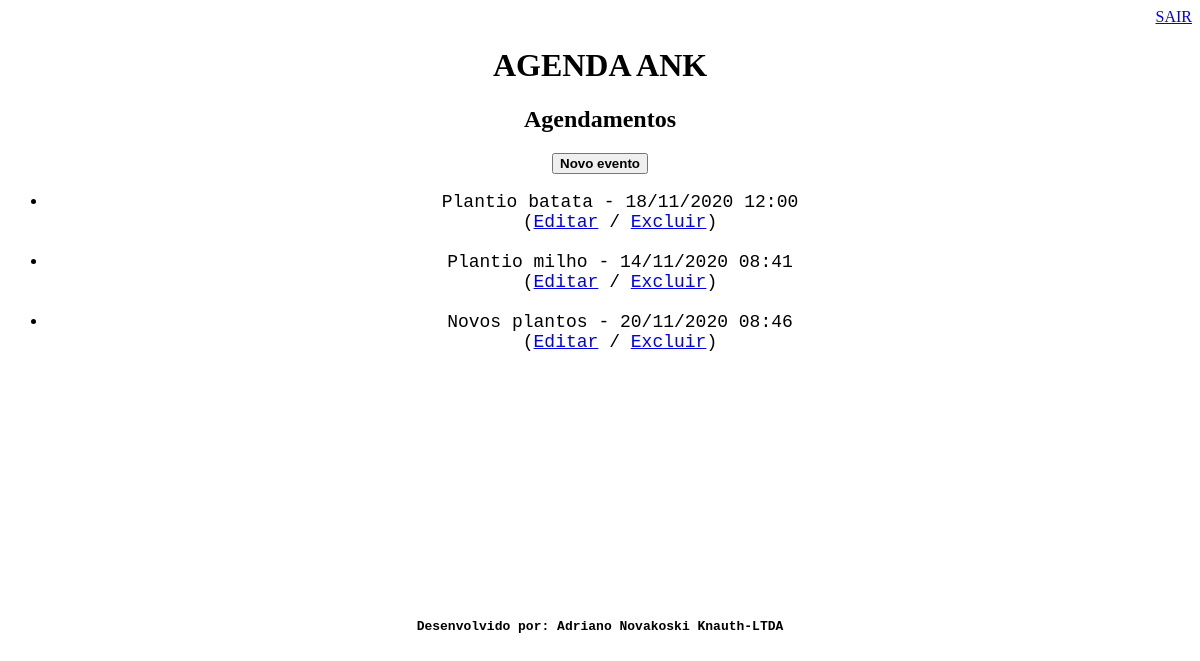
Page /agenda/ (signed in) on the earlier database version.
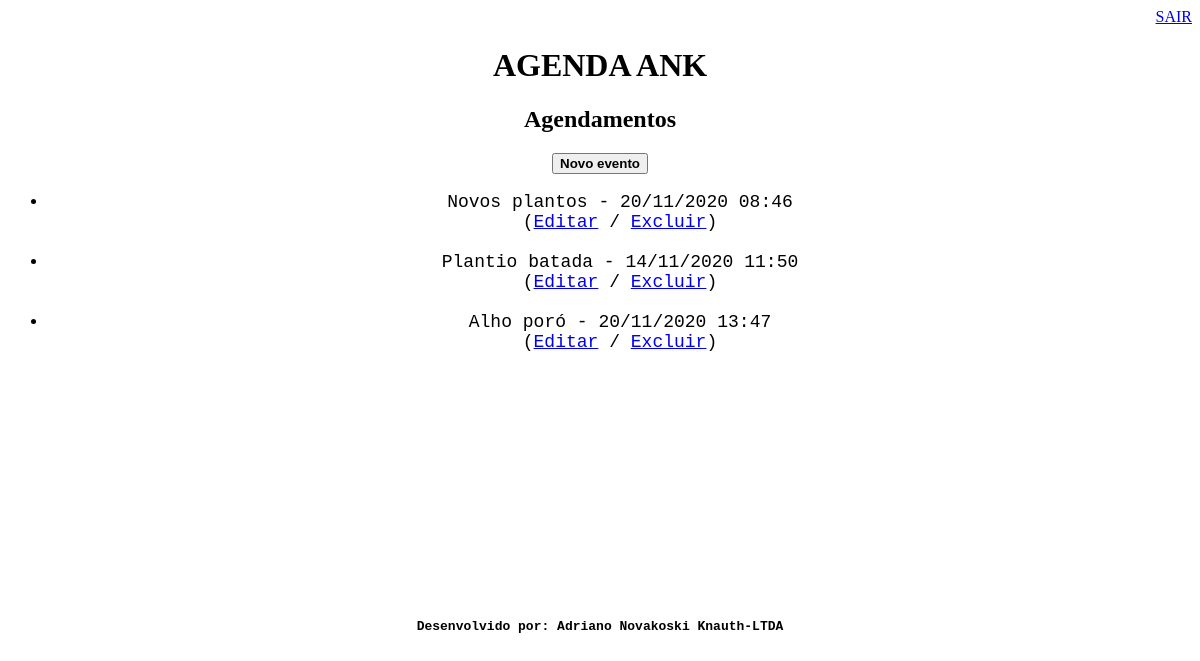
Same page on the later database version.
### core/models.py (models this page shows, shortened)
class Evento(models.Model):
    titulo = models.CharField(verbose_name='Evento', max_length=100)               #Campo caracter com maximo de 100
    descricao = models.TextField(verbose_name='Descrição do evento', blank=True, null=True)   #Campo texto que pode ficar embranco e nulo
    data_evento = models.DateTimeField(verbose_name='Data do evento')                    #Campo data que não pode ficar em branco
    date_criacao = models.DateTimeField(verbose_name='Data de criação', auto_now=True)      #Data criação que preeche automatico        #Obs no datE_criacao
    usuario = models.ForeignKey(User, on_delete=models.CASCADE,verbose_name='Usuário')         #Atribui o evento a um usuáro
    class Meta:
        db_table = 'evento'                                 #definir o nome do modúlo
    def get_data_evento(self):
        return self.data_evento.strftime('%d/%m/%Y %H:%M')
    def get_evento_atrasado(self):
        if self.data_evento < datetime.now():
            return True
        else:
            return False

### core/views.py (the view)
# urls.py: path('agenda/', views.lista_eventos),
@login_required(login_url='/login/')
def lista_eventos(request):
    usuario = request.user
    data_atual = datetime.now() - timedelta(hours=1)
    evento = Evento.objects.filter(usuario=usuario,
                                   data_evento__gt=data_atual)                    #get(id=1) mostra aoenas 1 item da agenda
    dados = {'eventos':evento}
    return render(request, 'agenda.html', dados)

### templates/agenda.html (shortened to what this page needs)
{% extends "pagina.html" %}
{% block content %}
<div align="center">
    <h2> Agendamentos</h2>
    <a href="evento/">
        <button type="button"><b>Novo evento</b></button>
    </a>
    <ul style="font-size: 18px" >
    {% for evento in eventos %}
        <tt><li>
            <div style=>
                {{ evento.titulo }} - {{ evento.get_data_evento }} <br>
            </div>
            (<a href="evento/?id={{ evento.id }}">Editar</a>
           / <a href="evento/deleta/{{evento.id}}/">Excluir</a>)<br><br>
        </li>
    {% endfor %}
    </ul>
</div>
<br><br><br><br><br><br><br><br><br><br><br><br>
{% endblock %}

Differences in the rows shown:
removed Evento: titulo "Plantio batata", get_data_evento "18/11/2020 12:00"
removed Evento: titulo "Plantio milho", get_data_evento "14/11/2020 08:41"
added Evento: titulo "Plantio batada", get_data_evento "14/11/2020 11:50"
added Evento: titulo "Alho poró", get_data_evento "20/11/2020 13:47"
